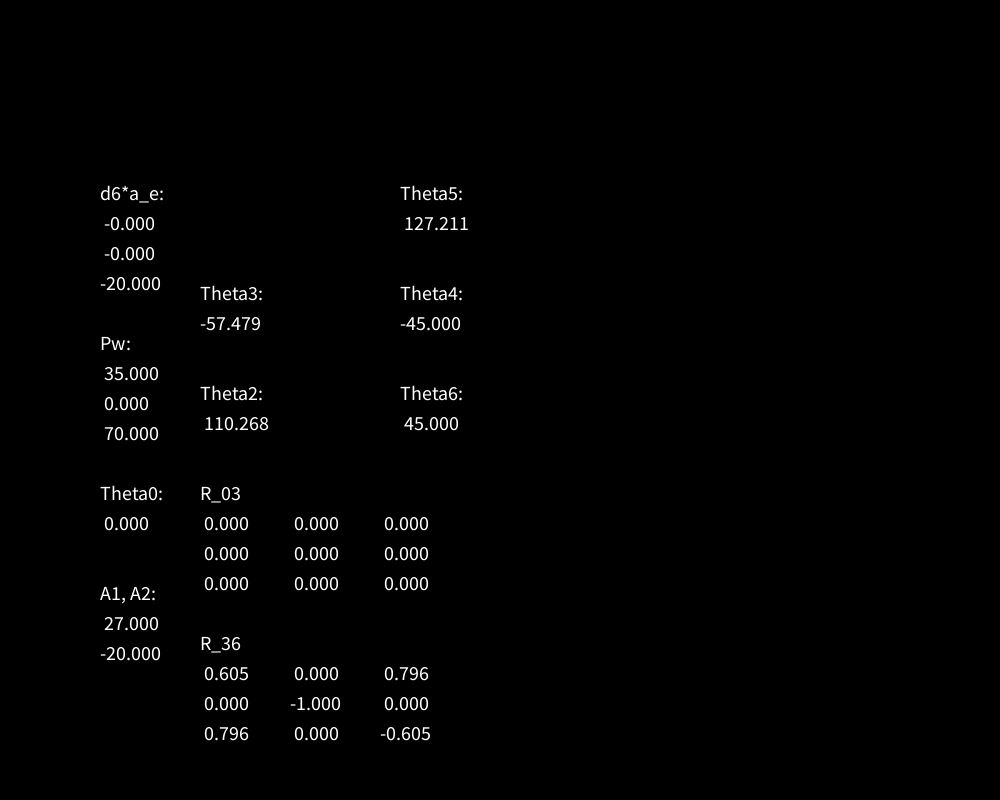
Frame 1 (no input)
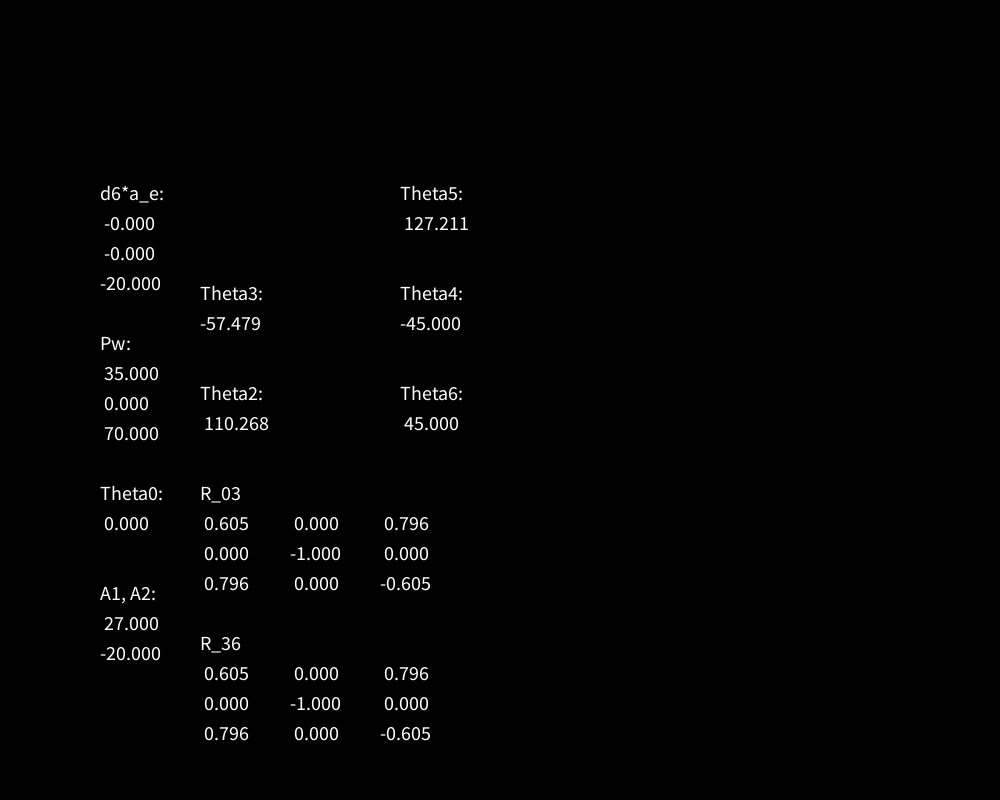
Frame 60 (the mouse pressed at the canvas centre just before this capture)
Frame 120 (the mouse held since frame 60 and released just before this capture): identical to frame 60, image omitted

The Processing sketch that drew these frames (run headless with seeded random() and noise(); from frame 60 on, the mouse is pressed at the canvas centre):

// Processing sketch: Matematica
// ── Matematica.pde
float Re[][] = {{1, 0, 0}, {0, 1, 0}, {0, 0, 1}};
float Pe[][] = {{35}, {0}, {90}};
float d1 = 50;
float l1 = 8;
float l2 = 60;
float d4 = 60;
float d6 = 20;
float errno;
float theta[] = new float[6];

float Pw[][] =  new float[3][1];    // matrice 3x1 non inizializzata

float R36[][] = new float[3][3];

void setup() {
  size(1000, 800);
  
  for(int i=0; i<6; i++)
    theta[i] = 0;
}

void draw(){
  background(0);
  float vetCol[][] = new float[3][1];
  float A1 = 0, A2 = 0;
  
  vetCol = CalcoloPw(Pe, Re, d6);
  scriviVettoreCol("d6*a_e:", vetCol, 100, 200);
  
  Pw = mSum(Pe, vetCol);
  scriviVettoreCol("Pw:", Pw, 100, 350);
  
  // calcolo di theta1
  theta[0] = atan2(Pw[1][0], Pw[0][0]);
  textSize(20);
  fill(255);
  text("Theta0:", 100, 500);
  text(theta[0], 100, 530);
  
  A1 = Pw[0][0]*cos(theta[0]) + Pw[1][0]*sin(theta[0]) - l1;
  A2 = d1 - Pw[2][0];
  
  text("A1, A2:", 100, 600);
  text(A1, 100, 630);
  text(A2, 100, 660);
  
  // calcolo di theta3
  theta[2] = calcoloTheta3(A1, A2);
  text("Theta3:", 200, 300);
  text(theta[2]*180/PI, 200, 330);
  
  // calcolo di theta2
  theta[1] = atan2(d4*cos(theta[2])*A1 - (d4*sin(theta[2])+l2)*A2, (d4*sin(theta[2])+l2)*A1 + d4*cos(theta[2])*A2);
  text("Theta2:", 200, 400);
  text(theta[1]*180/PI, 200, 430); 
  
  float R03[][] = {{cos(theta[0])*cos(theta[1]+theta[2]), sin(theta[0]), cos(theta[0])*sin(theta[1]+theta[2])},
        {sin(theta[0])*cos(theta[1]+theta[2]), -cos(theta[0]), sin(theta[0])*sin(theta[1]+theta[2])},
        {sin(theta[1]+theta[2]), 0, -cos(theta[1]+theta[2])}};
  scriviMatrice("R_03", R36, 200, 500); 
  
  R36 = mProd(trasposta(R03), Re);
  scriviMatrice("R_36", R36, 200, 650);
  
  calcoloAtan2();
}

void calcoloAtan2(){
  theta[4] = atan2(sqrt(pow(R36[0][2], 2) + pow(R36[1][2], 2)), R36[2][2]);
  text("Theta5:", 400, 200);
  text(theta[4]*180/PI, 400, 230); 
  
  theta[4] = 0;
  if(theta[4] == 0){
    theta[5] = 45*PI/180;
    theta[3] = atan2(R36[1][0], R36[0][0]) - theta[5];
    
    text("Theta4:", 400, 300);
    text(theta[3]*180/PI, 400, 330);
    text("Theta6:", 400, 400);
    text(theta[5]*180/PI, 400, 430);
  }
  else if(theta[4] == 180){
    theta[5] = 45*PI/180;
    theta[3] = atan2(-R36[1][0], -R36[0][0]) + theta[5];
    
    text("Theta4:", 400, 300);
    text(theta[3]*180/PI, 400, 330);
    text("Theta6:", 400, 400);
    text(theta[5]*180/PI, 400, 430);
  }
  else{
    theta[3] = atan2(R36[1][2], R36[0][2]);
    text("Theta4:", 400, 300);
    text(theta[3]*180/PI, 400, 330); 
    
    theta[5] = atan2(R36[2][1], -R36[2][0]);
    text("Theta6:", 400, 400);
    text(theta[5]*180/PI, 400, 430); 
  }
}

float calcoloTheta3(float A1, float A2){
  float arg = 0;
  
  arg = pow(A1, 2) + pow(A2, 2) - pow(d4, 2) - pow(l2, 2);
  arg /= (2*l2*d4);
  
  // c'è da sistemare il caso in cui non esiste la soluzione
  if(arg < -1 && arg > 1){
    errno = 3;
    return errno;
  }
  
  return asin(arg);
}

float[][] CalcoloPw(float[][] Pe, float[][] Re, float d6){
  float res[][] = new float[3][1];
  
  for(int i=0; i<3; i++){
    res[i][0] = d6 * Re[i][2];
    res[i][0] *= -1;
  }
    
  return res;
}

void scriviVettoreCol(String s, float[][] M, int x, int y) // Scrive una matrice a partire dal punto (x,y)
{
  textSize(20);
  fill(255);
  text(s,x,y); 
  text(M[0][0],x,y+30);
  text(M[1][0],x,y+60);  
  text(M[2][0],x,y+90);
}

void scriviMatrice(String s, float[][] M, int x, int y) // Scrive una matrice a partire dal punto (x,y)
{
  textSize(20);
  fill(255);
  text(s,x,y); 
  text(M[0][0],x,y+30); text(M[0][1],x+90,y+30); text(M[0][2],x+180,y+30);
  text(M[1][0],x,y+60); text(M[1][1],x+90,y+60); text(M[1][2],x+180,y+60); 
  text(M[2][0],x,y+90); text(M[2][1],x+90,y+90); text(M[2][2],x+180,y+90);
}  

float[][] mSum(float[][] A,float[][] B) // Calcola la somma di due matrici A e B
{
  int nA = A.length;
  int nB = A[0].length;
  
  float[][] C = new float[nA][nB]; 

  for (int i=0; i < nA; i++) 
  {
    for (int j=0; j < nB; j++) 
    {  
      C[i][j] = A[i][j] + B[i][j];
    }
  }
  return C;
}

float[][] trasposta(float[][] A) // Calcola la trasposta di una matrice A
{
  int nR = A.length;
  int nC = A[0].length; 
  
  float[][] C = new float[nC][nR]; 

  for (int i=0; i < nC; i++) 
  {
    for (int j=0; j < nR; j++) 
    {  
      C[i][j] = A[j][i];
    }
  }
  return C;
}

float[][] mProd(float[][] A,float[][] B) // Calcola prodotto di due matrici A e B
{
  int nA = A.length;
  int nAB = A[0].length;
  int nB = B[0].length;
  
  float[][] C = new float[nA][nB]; 

  for (int i=0; i < nA; i++) 
  {
    for (int j=0; j < nB; j++) 
    {  
      for (int k=0; k < nAB; k++) 
      {
        C[i][j] += A[i][k] * B[k][j];
      }
    }
  }
  return C;
}
